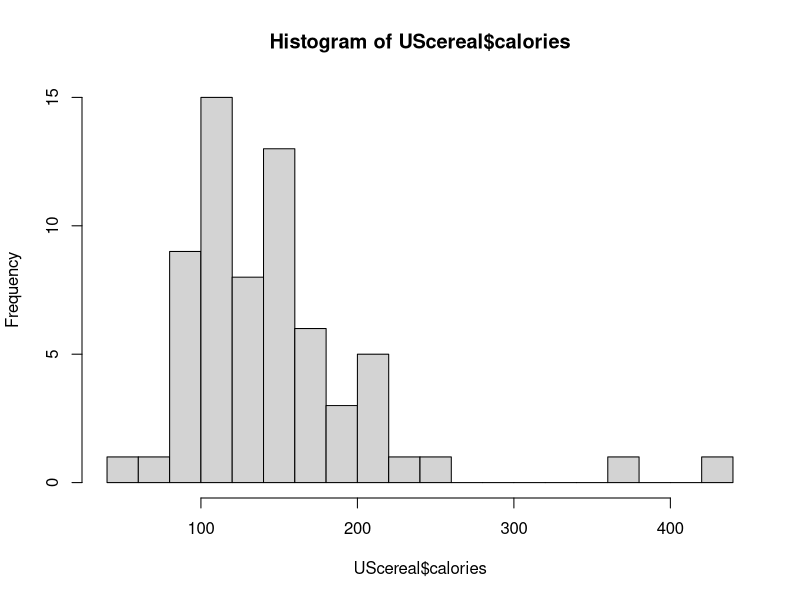
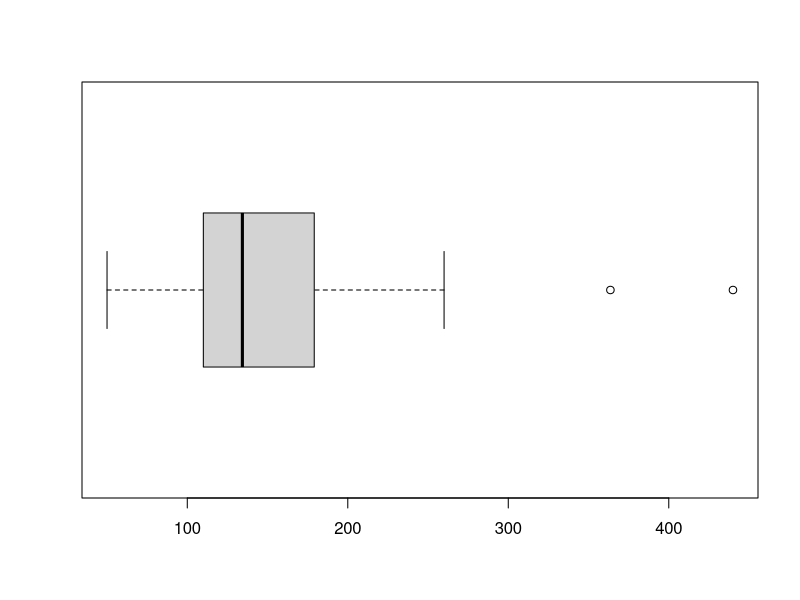
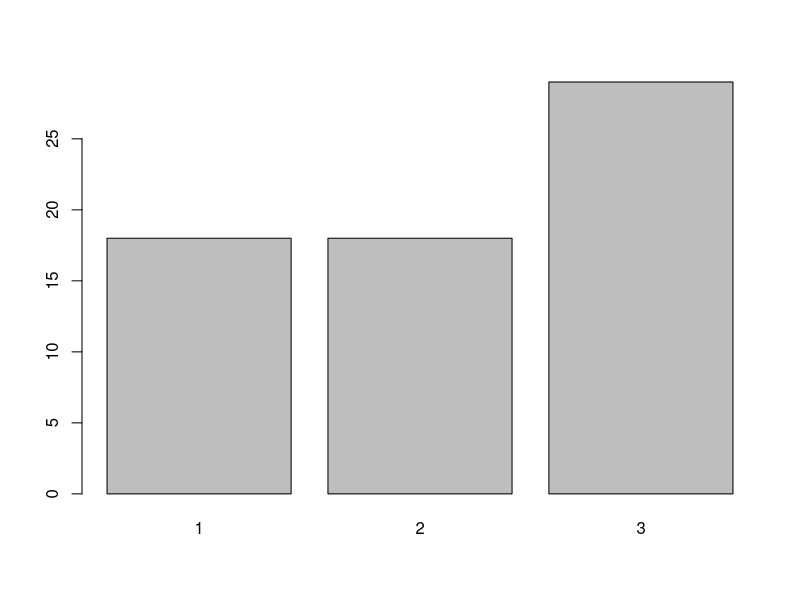
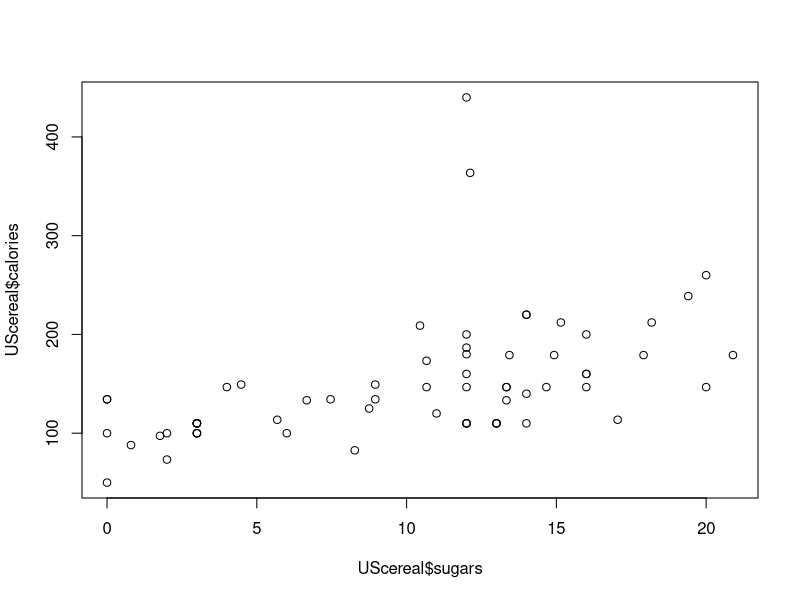
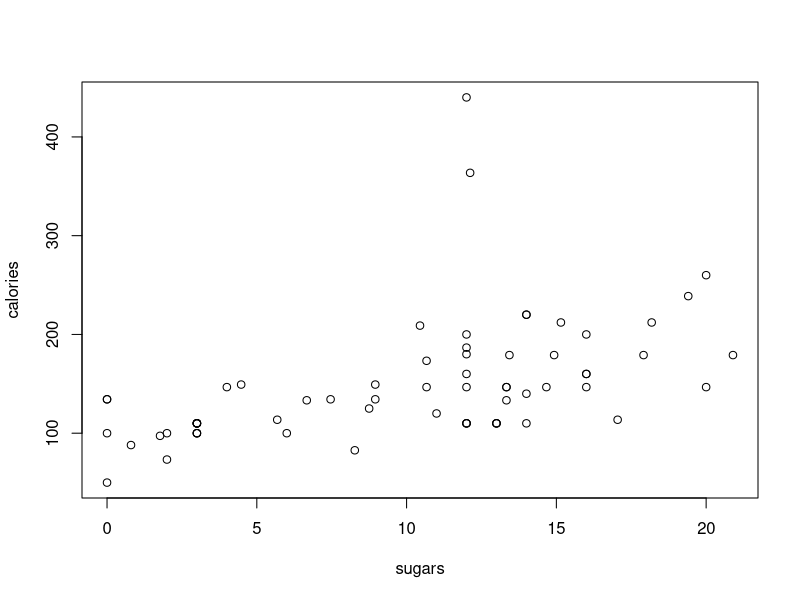
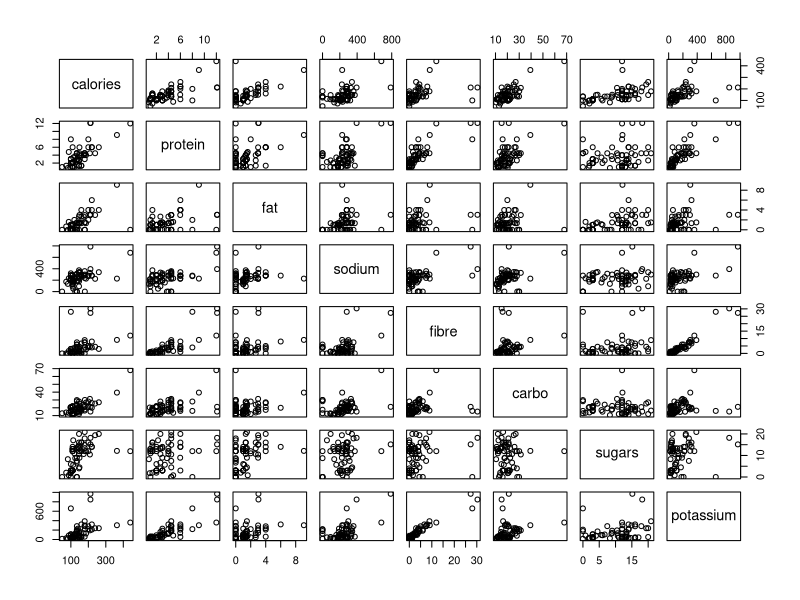
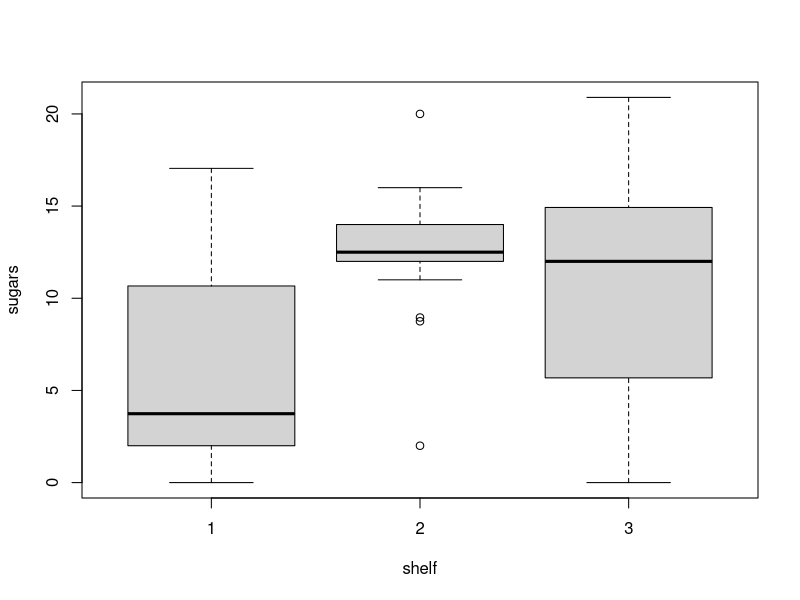
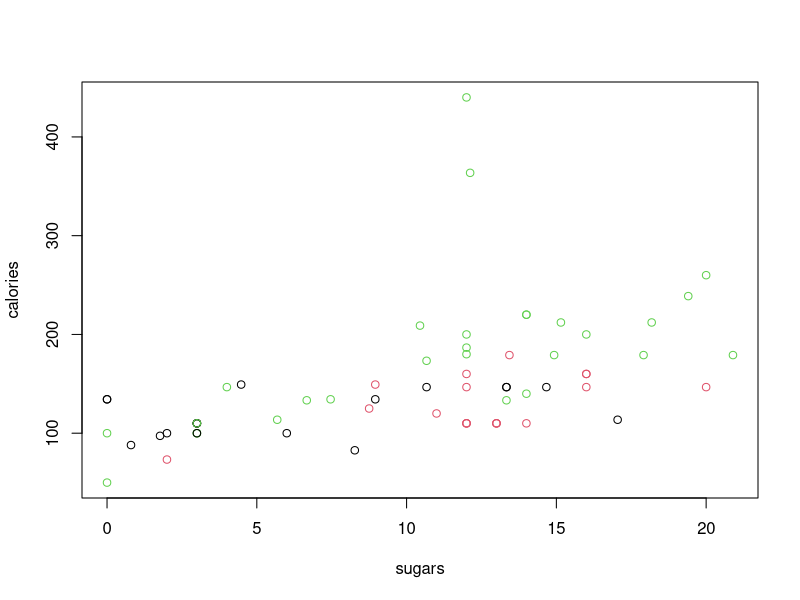

Source code (R) for these figures, in order:
## ---- chunk 1
library(MASS)
data(UScereal)
head(UScereal)
library(ggplot2)
## ---- chunk 2
hist(UScereal$calories, breaks = 15)
## ---- chunk 3
boxplot(UScereal$calories, horizontal = TRUE)
## ---- chunk 4
barplot(table(UScereal$shelf))
## ---- chunk 5
plot(x = UScereal$sugars, y = UScereal$calories)
## ---- chunk 6
plot(calories ~ sugars, data = UScereal) # formula notation
## ---- chunk 7
plot(UScereal[, c(2:8, 10)]) # scatterplot matrix
## ---- chunk 8
boxplot(sugars ~ shelf, data = UScereal)
## ---- chunk 9
plot(calories ~ sugars, data = UScereal, col = shelf)
## ---- chunk 10
plot(calories ~ sugars, data = UScereal, ylab = 'Calories',
     xlab = 'Sugars (grams)', main = 'Nutrition of a Single Cup of Cereal')
## ---- chunk 11
plot(calories ~ sugars, data = UScereal, ann = FALSE)
title(main = 'Nutrition of a Single Cup of Cereal', ylab = 'Calories',
      xlab = 'Sugars (grams)') # add afterwards
## ---- chunk 12
plot(calories ~ sugars, data = UScereal, col = shelf)
legend('topright', inset = .05, legend = c(3,2,1),
       fill = c('green', 'red', 'black'), title = "Shelf")
## ---- chunk 13
plot(calories ~ sugars, data = UScereal, pch = 15)
## ---- chunk 14
plot(calories ~ sugars, data = UScereal, pch = 19, col = shelf)
legend('topright', inset = .05, legend = c(3,2,1),
       fill = c('green', 'red', 'black'), title = "Shelf")
## ---- chunk 15
palette(c('#e5f5f9', '#99d8c9', '#2ca25f'))
plot(calories ~ sugars, data = UScereal, pch = 19, col = shelf)
legend('topright', inset = .05, legend = c(3,2,1),
       fill = c('#e5f5f9', '#99d8c9', '#2ca25f'), title = "Shelf")
## ---- chunk 16
plot(calories ~ sugars, data = UScereal, pch = 15)
text(UScereal$sugars, UScereal$calories, row.names(UScereal),
     col = "red", pos = 1, cex = .5)
## ---- chunk 17
plot(calories ~ sugars, data = UScereal, pch = 15)
text(UScereal$sugars, UScereal$calories, UScereal$mfr, 
     col = "blue", pos = 2)
## ---- chunk 18
plot(calories ~ sugars, data = UScereal, pch = 19)
outliers <- UScereal[which(UScereal$calories > 300),]
text(outliers$sugars, outliers$calories, labels = row.names(outliers),pos = 1)
## ---- chunk 19
plot(calories ~ sugars, data = UScereal[UScereal$calories < 300, ], pch = 19)
## ---- chunk 20
plot(calories ~ sugars, data = UScereal, pch = 19, ann = FALSE, cex = 1.5)
outliers <- UScereal[which(UScereal$calories > 300),]
text(outliers$sugars, outliers$calories, pos = 1,
     labels = row.names(outliers), cex = .75)
title(main = 'Nutrition of a Single Cup of Cereal', ylab = 'Calories',
      xlab = 'Sugars (grams)', cex.main = 2, cex.lab = 1.5)
## ---- chunk 21
par(mfrow = c(2, 2))

boxplot(calories ~ shelf, data = UScereal)
hist(UScereal$calories, breaks = 15)
boxplot(sugars ~ shelf, data = UScereal)
hist(UScereal$sugars, breaks = 15)

par(mfrow = c(1, 1)) # reset the matrix
## ---- chunk 22
data(cats)
head(cats)
plot(Hwt~Bwt, data = cats)
## ---- chunk 23
data(iris)
head(iris)
boxplot(Petal.Width ~ Species, data = iris)
## ---- chunk 24
#install.packages('ggplot2')
library(ggplot2)
## ---- chunk 25
qplot(x = sugars, y = calories, color = as.factor(shelf), data = UScereal) 
## ---- chunk 26
p1 <- ggplot(UScereal, aes(x = calories))
## ---- chunk 27
p1 + geom_dotplot()

p1 + geom_density()

p1 + geom_histogram(binwidth = 10)
## ---- chunk 28
p1 + geom_histogram(binwidth = 10) + 
  xlab('Calories in a Single Cup') +
  ylab('Frequency') + 
  ggtitle('Distribution of Calories in US Cereals') + 
  theme_bw()
## ---- chunk 29
p1 + geom_histogram(binwidth = 10) + 
  xlab('Calories in a Single Cup') +
  ylab('Frequency') + 
  ggtitle('Distribution of Calories in US Cereals') + 
  theme_bw() + 
  theme(text = element_text(size = 20))
## ---- chunk 30
p2 <- ggplot(UScereal, aes(x = sugars, y = calories, color = mfr))
## ---- chunk 31
p2  + geom_point() + 
  geom_line()
## ---- chunk 32
p2  + geom_point() + 
  geom_smooth(color ="gray", method = "lm", se = FALSE)
## ---- chunk 33
p2 <- ggplot(UScereal, aes(x = sugars, y = calories, color = mfr))

p2 + geom_point() 
## ---- chunk 34
p2 <- ggplot(UScereal, aes(x = sugars, y = calories))

p2 + geom_point(aes(color = mfr)) 
## ---- chunk 35
my_colors <- c('#9ebcda', '#8c96c6', '#8c6bb1', '#88419d', '#810f7c', '#4d004b')

p2 + geom_point() + 
  scale_color_manual(values = my_colors) 
## ---- chunk 36
p2 + geom_point(aes(color = mfr)) + 
  geom_text(aes(label = row.names(UScereal)), hjust = 1.1)
## ---- chunk 37
p2 + geom_point(aes(color = mfr), size = 4) 
## ---- chunk 38
p2 + geom_point(aes(color = mfr), size = 2) + 
  labs(color = 'Manufacturer') + 
  scale_color_manual(values = c('blue', 'green', 'purple', 'navyblue', 'red', 'orange'),  
                     labels = c('General Mills', 'Kelloggs', 'Nabisco', 'Post', 'Quaker Oats', 'Ralston Purina')) + 
  theme(text = element_text(size = 15)) 
## ---- chunk 39
p3 <- ggplot(UScereal, aes(x = sugars))

p3 + geom_histogram(binwidth = 4)
## ---- chunk 40
p3 + geom_histogram(binwidth = 4) + 
  facet_grid(shelf ~ .)
## ---- chunk 41
p3 + geom_histogram(binwidth = 4) + 
  facet_grid(. ~ shelf)
## ---- chunk 42
p3 + geom_histogram(fill = '#3182bd', color = '#08519c', binwidth = 4) +
  facet_grid(shelf ~ .) + 
  theme(text = element_text(size = 15)) + 
  labs(title = 'Are Sugary Cereals on Lower Shelves?',
       x = 'Sugars (grams)', y = 'Count')
## ---- chunk 43
p4 <- ggplot(UScereal, aes(mfr, calories))
## ---- chunk 44
p4 + geom_boxplot()
## ---- chunk 45
p4 + geom_boxplot(notch = TRUE)
## ---- chunk 46
p4 + geom_violin()
## ---- chunk 47
p4 + geom_boxplot(outlier.shape = 8, outlier.size = 3, fill = '#3182bd') + 
  coord_flip() + 
  labs(x = 'Manufacturer', y = 'Calories') + 
  theme_bw() + 
  scale_x_discrete(labels = c('General Mills', 'Kelloggs', 'Nabisco', 'Post', 'Quaker Oats', 'Ralston Purina'))
## ---- chunk 48
#install.packages('dplyr')
library(dplyr)
p4_meds <- UScereal %>% 
  group_by(mfr) %>% 
  summarise(med = round(median(calories), 1))
## ---- chunk 49
p4 + geom_boxplot(outlier.shape = 8, outlier.size = 3, fill = '#8c96c6') + 
  labs(x = 'Manufacturer', y = 'Calories') + 
  theme_bw() + 
  scale_x_discrete(labels = c('General Mills', 'Kelloggs', 'Nabisco', 'Post', 'Quaker Oats', 'Ralston Purina')) + 
  geom_text(data = p4_meds, aes(x = mfr, y = med, label = med), size = 4, vjust = 1.4)
## ---- chunk 50
data(cats)
head(cats)
plot(Hwt~Bwt, data = cats)
## ---- chunk 51
data(iris)
head(iris)
boxplot(Petal.Width ~ Species, data = iris)
## ---- chunk 52
#install.packages('GGally')
library(GGally)
ggpairs(UScereal[, c(2, 8, 9, 11)],
        upper = list(continuous = 'smooth', combo = 'facetdensity', discrete = 'blank') ,
        lower = list(continuous = 'cor', combo = 'box'))
## ---- chunk 53
palette(c('#fa9fb5', '#9ebcda'))
plot(Hwt~Bwt, data = cats, ylab  = 'Heart Weight (grams)', xlab = 'Body Weight (kg)', main = 'Measurements of Cats', pch = 16, col = Sex)
## ---- chunk 54
boxplot(Petal.Width ~ Species, data = iris, xlab = 'Petal Width (centimeters)', 
        main = 'Distribution of Petal Length by Species', pch = 8, horizontal = TRUE, col = 'lightgray')
## ---- chunk 55
e2a <- ggplot(cats, aes(Bwt, Hwt, color = Sex))
e2a + geom_point() + 
  theme_bw() + 
  labs(title = 'Measurements of Cats', x = 'Body Weight (kg)', y = 'Heart Weight (grams)')
## ---- chunk 56
e2b <- ggplot(iris, aes(Species, Petal.Width))
e2b + geom_boxplot(fill = '#addd8e') + 
  theme_bw() + 
  coord_flip() + 
  ggtitle('Distribution of Petal Length by Species' )
